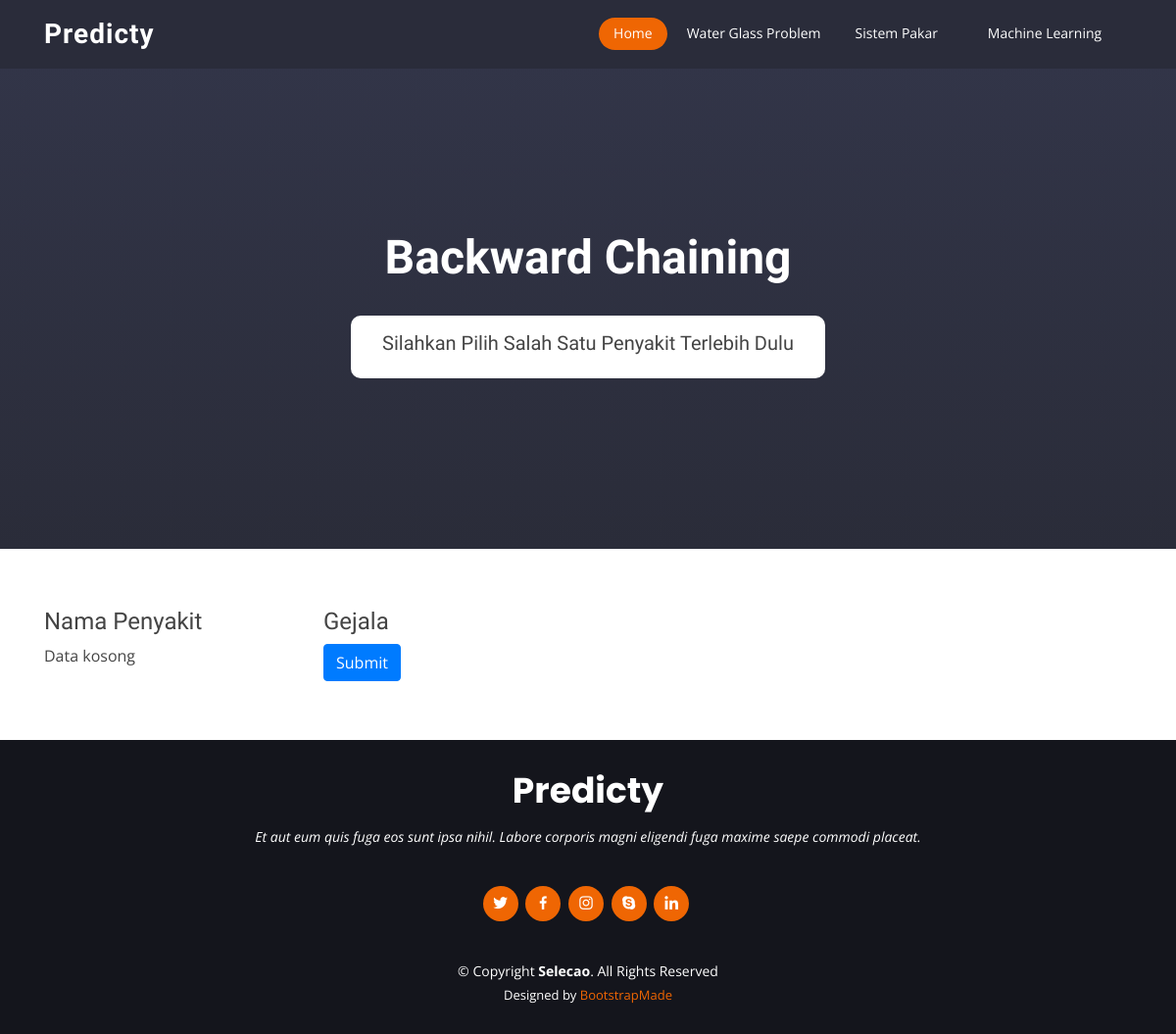
Before: /backward.php with the older database file.
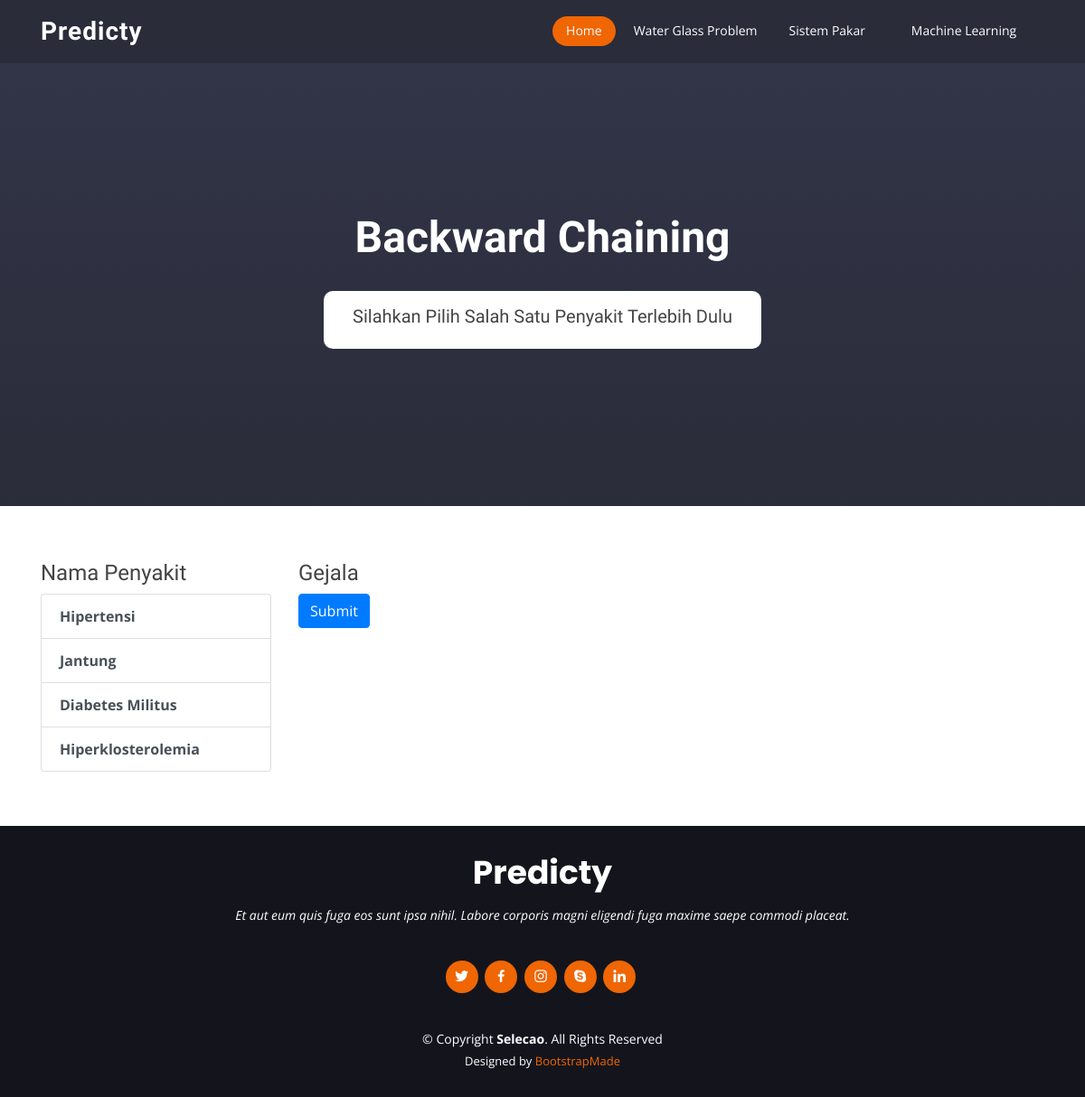
After: the same page with the newer database file.
### tables this page shows
CREATE TABLE `penyakit` (
  `kode` varchar(5) NOT NULL,
  `nama_penyakit` varchar(200) NOT NULL,
  `keterangan` mediumtext NOT NULL
);

### backward.php (the view, shortened to what this page needs)
<?php
include_once "header.php";
include_once "connect_backward.php";
?>
<body>
    <section id="hero" class="d-flex flex-column justify-content-end align-items-center">
        <div id="heroCarousel" class="container carousel carousel-fade" data-ride="carousel">
            <div class="carousel-item active">
                <div class="carousel-container">
                    <h2>Backward Chaining</h2>
                    <div class="foward" style="background-color: white; margin: 2   rem; padding: 1rem 2rem; border-radius: 10px">
                        <?php
                        $hasil = $_GET['hasil'];
                        $kode_penyakit = $_GET['penyakit'];
                        $sql = "SELECT `nama_penyakit`, `keterangan` FROM `penyakit` WHERE `kode`='{$kode_penyakit}'";
                        $result = $connect->query($sql);
                        $row = $result->fetch_row();
                        if ($hasil == "true") {
                            echo "<h4>Gejala {$row[0]} ditemukan dengan Keterangan :</h4>";
                            echo "<div class='text-left'>{$row[1]}</div>";
                            echo "<br><a href='?' class='btn btn-primary'>Konsultasi Lagi</a>";
                        } elseif($hasil == "false"){
                            echo "<h4>Penyakit {$row[0]} tidak sesuai dengan gejala-gelaja yang anda alami.</h4>";
                            echo "<br><a href='?' class='btn btn-primary'>Konsultasi Lagi</a>";
                        } else {
                            echo "<h5>Silahkan Pilih Salah Satu Penyakit Terlebih Dulu</h5>";
                        }
                        ?>
                    </div>
                </div>
            </div>
    </section>
    <?php
    if ($hasil != "true") {
    ?>
        <section id="about" class="contact">
            <div class="container">
                <div class="row">
                    <div class="col-3">
                        <h4>Nama Penyakit</h4>
                        <div class="list-group" id="list-tab" role="tablist">
                            <?php
                            $sql = "SELECT `kode`, `nama_penyakit`, `keterangan` FROM `penyakit`";
                            $result = $connect->query($sql);
                            if ($result->num_rows > 0) {
                                while ($row = $result->fetch_assoc()) {
                                    echo "<a class='list-group-item list-group-item-action btn-outline-primary' id='list-home-list' data-bs-toggle='list' href='?selected={$row['kode']}#{$row['kode']}' role='tab' aria-controls='home'><b>{$row['nama_penyakit']}</b></a>";
                                }
                            } else {
                                echo "Data kosong";
                            }
                            ?>
                        </div>
                    </div>
                    <div class="col-9">
                        <h4>Gejala</h4>
                        <div class="tab-content" id="nav-tabContent">
                            <div class="tab-pane fade show active" id="#<?php echo $_GET['selected'] ?>" role="tabpanel" aria-labelledby="list-home-list">
                                <form method="POST">
                                    <input type='submit' name="submit" class='btn btn-primary'>
                                </form>
                            </div>
                        </div>
                    </div>
                </div>
            </div>
        </section>
    <?php
    } else {
        echo "";
    }
    ?>
<?php include_once "footer.php" ?>

### header.php (shortened to what this page needs)
<!DOCTYPE html>
<html lang="en">
<head>
  <link href="assets/vendor/bootstrap/css/bootstrap.min.css" rel="stylesheet">
  <link href="assets/vendor/icofont/icofont.min.css" rel="stylesheet">
  <link href="assets/vendor/boxicons/css/boxicons.min.css" rel="stylesheet">
  <link href="assets/vendor/animate.css/animate.min.css" rel="stylesheet">
  <link href="assets/vendor/remixicon/remixicon.css" rel="stylesheet">
  <link href="assets/vendor/line-awesome/css/line-awesome.min.css" rel="stylesheet">
  <link href="assets/vendor/venobox/venobox.css" rel="stylesheet">
  <link href="assets/vendor/owl.carousel/assets/owl.carousel.min.css" rel="stylesheet">
  <link href="assets/vendor/aos/aos.css" rel="stylesheet">
  <link href="assets/css/style.css" rel="stylesheet">
</head>
<body>
  <header id="header" class="fixed-top d-flex align-items-center" >
    <div class="container d-flex align-items-center">
      <div class="logo mr-auto">
        <h1 class="text-light"><a href="index.php">Predicty</a></h1>
      </div>
      <nav class="nav-menu d-none d-lg-block">
        <ul>
          <li class="active"><a href="index.php">Home</a></li>
          <li><a href="#">Water Glass Problem</a></li>
          <li class="drop-down"><a href="">Sistem Pakar</a>
          </li>
          <li class="drop-down"><a href="">Machine Learning</a>
          </li>
        </ul>
      </nav>
    </div>
  </header>

### footer.php (shortened to what this page needs)
  <footer id="footer">
    <div class="container">
      <h3>Predicty</h3>
      <p>Et aut eum quis fuga eos sunt ipsa nihil. Labore corporis magni eligendi fuga maxime saepe commodi placeat.</p>
      <div class="social-links">
        <a href="#" class="twitter"><i class="bx bxl-twitter"></i></a>
        <a href="#" class="facebook"><i class="bx bxl-facebook"></i></a>
        <a href="#" class="instagram"><i class="bx bxl-instagram"></i></a>
        <a href="#" class="google-plus"><i class="bx bxl-skype"></i></a>
        <a href="#" class="linkedin"><i class="bx bxl-linkedin"></i></a>
      </div>
      <div class="copyright">
        &copy; Copyright <strong><span>Selecao</span></strong>. All Rights Reserved
      </div>
      <div class="credits">
        Designed by <a href="https://bootstrapmade.com/">BootstrapMade</a>
      </div>
    </div>
  </footer>
</html>

### assets/css/style.css (style rules this page uses)
body { font-family: "Open Sans", sans-serif; color: #444444; }
a { color: #ef6603; }
h1, h2, h3, h4, h5, h6 { font-family: "Raleway", sans-serif; }
#header { height: 70px; transition: all 0.5s; z-index: 997; transition: all 0.5s; background: rgba(42, 44, 57, 0.9); }
#header .logo h1 { font-size: 28px; margin: 0; padding: 0; line-height: 1; font-weight: 700; letter-spacing: 1px; }
#header .logo h1 a, #header .logo h1 a:hover { color: #fff; text-decoration: none; }
.nav-menu, .nav-menu * { margin: 0; padding: 0; list-style: none; }
.nav-menu > ul > li { position: relative; white-space: nowrap; float: left; }
.nav-menu a { display: block; position: relative; color: #fff; padding: 5px 15px 7px 15px; margin-left: 5px; transition: 0.3s; font-size: 14px; border-radius: 50px; font-family: "Open Sans", sans-serif; }
.nav-menu a:hover, .nav-menu .active > a, .nav-menu li:hover > a { background: #ef6603; text-decoration: none; }
.nav-menu .drop-down > a:after { content: "\ea99"; font-family: IcoFont; padding-left: 5px; }
.mobile-nav { position: fixed; top: 55px; right: 15px; bottom: 15px; left: 15px; z-index: 9999; overflow-y: auto; background: #fff; transition: ease-in-out 0.2s; opacity: 0; visibility: hidden; border-radius: 10px; padding: 10px 0; }
.mobile-nav * { margin: 0; padding: 0; list-style: none; }
.mobile-nav a { display: block; position: relative; color: #2a2c39; padding: 10px 20px; font-weight: 500; outline: none; }
.mobile-nav a:hover, .mobile-nav .active > a, .mobile-nav li:hover > a { color: #ef6603; text-decoration: none; }
.mobile-nav .drop-down > a:after { content: "\ea99"; font-family: IcoFont; padding-left: 10px; position: absolute; right: 15px; }
.mobile-nav .drop-down > a { padding-right: 35px; }
#hero { width: 100%; overflow: hidden; position: relative; background: linear-gradient(0deg, #2a2c39 0%, #33364a 100%); padding: 0; }
#hero .carousel-container { display: flex; justify-content: center; align-items: center; flex-direction: column; text-align: center; position: relative; height: 70vh; padding-top: 60px; }
#hero h2 { color: #fff; margin-bottom: 30px; font-size: 48px; font-weight: 700; }
section { padding: 60px 0; overflow: hidden; }
#footer { background: #14151c; color: #fff; font-size: 14px; text-align: center; padding: 30px 0; }
#footer h3 { font-size: 36px; font-weight: 700; color: #fff; position: relative; font-family: "Poppins", sans-serif; padding: 0; margin: 0 0 15px 0; }
#footer p { font-size: 15; font-style: italic; padding: 0; margin: 0 0 40px 0; }
#footer .social-links { margin: 0 0 40px 0; }
#footer .social-links a { font-size: 18px; display: inline-block; background: #ef6603; color: #fff; line-height: 1; padding: 8px 0; margin-right: 4px; border-radius: 50%; text-align: center; width: 36px; height: 36px; transition: 0.3s; }
#footer .copyright { margin: 0 0 5px 0; }
#footer .credits { font-size: 13px; }

Changed rows visible on the page:
added penyakit: nama_penyakit "Hipertensi"
added penyakit: nama_penyakit "Jantung"
added penyakit: nama_penyakit "Diabetes Militus"
added penyakit: nama_penyakit "Hiperklosterolemia"
Other visible differences:
text no longer shown: "Data kosong"
